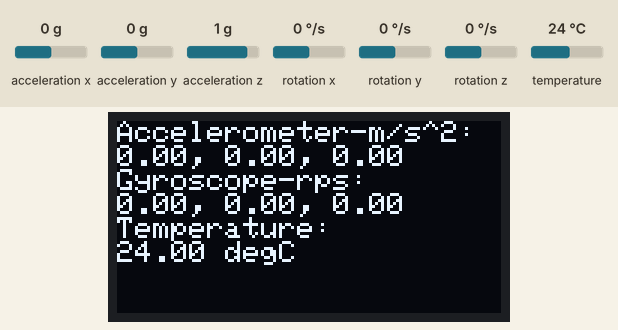
A sketch run on a simulated ESP32. On the bench: 128×64 one-colour display. Inputs (shaded band) come from the test bench; at power-on: temperature 24 °C, rotation x 0 °/s, rotation y 0 °/s, rotation z 0 °/s, acceleration x 0 g, acceleration y 0 g, acceleration z 1 g. What the sketch prints to the serial monitor is not drawn.

Above: at 1.2 s.
1.3 s: temperature set to 12 °C
At 3.1 s:
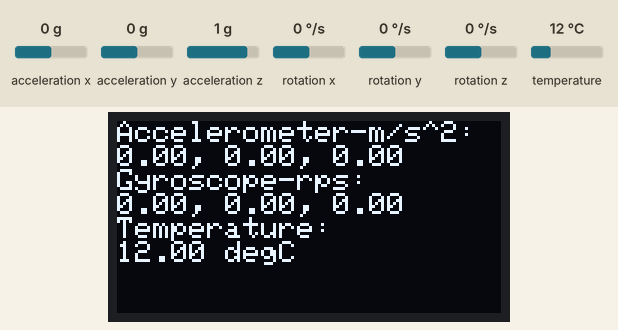
3.6 s: rotation x set to -192 °/s
At 5.1 s:
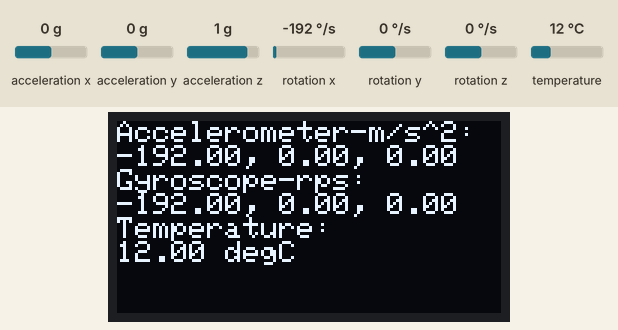
5.7 s: rotation y set to -192 °/s
At 7.1 s:
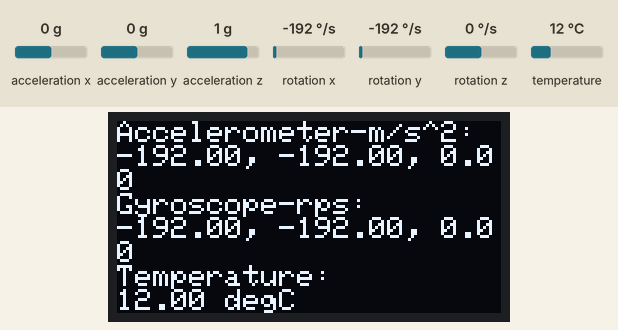
7.8 s: rotation z set to -192 °/s
At 9.1 s:
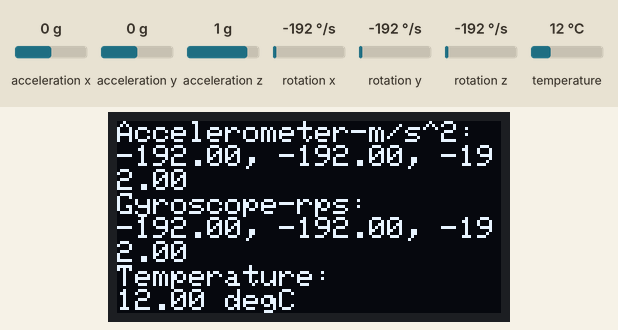
9.9 s: temperature set to 19 °C
Timing chart, 0 to 12.9 s (numbered marks = the images above; inputs shaded):
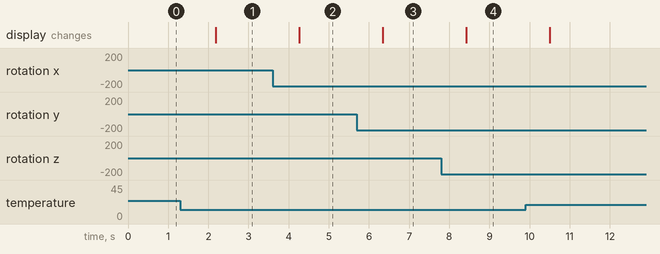

Measured:
- after the input at 1.3 s, the display: changes after 0.89 s (image 1)
- after the input at 3.6 s, the display: changes after 0.66 s (image 2)
- after the input at 5.7 s, the display: changes after 0.64 s (image 3)
- after the input at 7.8 s, the display: changes after 0.62 s (image 4)

The sketch:

sketch.ino
```cpp
//       Oudoum Ali Houmed
//         19010011092

#include <Wire.h>  // I2C protokolünü kullanabilmek için Wire kütüphanesini dahil ediyoruz
#include <Adafruit_GFX.h>  // Adafruit GFX kütüphanesi ekranla çizim işlemleri için
#include <Adafruit_SSD1306.h>  // Adafruit SSD1306 kütüphanesi OLED ekran kontrolü için
#include "MPU6050.h"  // MPU6050 sensörünü kullanabilmek için kütüphaneyi dahil ediyoruz

#define SCREEN_WIDTH 128  // OLED ekran genişliği
#define SCREEN_HEIGHT 64  // OLED ekran yüksekliği

Adafruit_SSD1306 display(SCREEN_WIDTH, SCREEN_HEIGHT, &Wire);  // SSD1306 OLED ekranının bir nesnesini oluşturuyoruz
MPU6050 mpu;  // MPU6050 sensörünün bir nesnesini oluşturuyoruz

void setup() {
  Wire.begin();  // I2C iletişimini başlatıyoruz
  Serial.begin(9600);  // Seri iletişim başlatıyoruz, baud hızı 9600

  if(!display.begin(SSD1306_SWITCHCAPVCC, 0x3C)) {  // Ekranın başlatılması ve kontrol edilmesi
    Serial.println(F("SSD1306 allocation failed"));
    for(;;);
  }
  display.clearDisplay();  // Ekranın başlangıçta temizlenmesi

  mpu.initialize();  // MPU6050 sensörünü başlatıyoruz
}

void loop() {
  // MPU6050'den verileri okuyoruz
  int16_t ax, ay, az, gx, gy, gz, temp;
  mpu.getMotion6(&ax, &ay, &az, &gx, &gy, &gz);
  temp = mpu.getTemperature();

  // Sensör verilerini düzgün bir formata dönüştürüyoruz
  float x = ax / 16384.0; // m/s^2
  float y = ay / 16384.0; // m/s^2
  float z = az / 16384.0; // m/s^2
  float x1 = gx / 131.0; // rps
  float y1 = gy / 131.0; // rps
  float z1 = gz / 131.0; // rps
  float temperature = temp / 340.0 + 36.53; // degC

  // OLED Displayde gösterim
  display.clearDisplay();  // Ekranı temizliyoruz
  display.setTextSize(1);  // Yazı tipi boyutunu ayarlıyoruz
  display.setTextColor(WHITE);  // Yazı tipi rengini ayarlıyoruz

  display.setCursor(0, 0);  // Imleci belirli bir konuma ayarlıyoruz
  display.println("Accelerometer-m/s^2: ");
  display.print(x1);
  display.print(", ");
  display.print(y1);
  display.print(", ");
  display.println(z1);
  //display.print("\n");
  display.println("Gyroscope-rps: ");
  display.print(x1);
  display.print(", ");
  display.print(y1);
  display.print(", ");
  display.println(z1);
  //display.print("\n");
  display.println("Temperature: ");
  display.print(temperature);
  display.println(" degC");

  // Seri terminalde gösterim
  Serial.println("Accelerometer – m/s^2: ");
  Serial.print(x);
  Serial.print(", ");
  Serial.print(y);
  Serial.print(", ");
  Serial.println(z);
  Serial.println("Gyroscope – rps: ");
  Serial.print(x);
  Serial.print(", ");
  Serial.print(y);
  Serial.print(", ");
  Serial.println(z);
  Serial.println("Temperature: ");
  Serial.print(temperature);
  Serial.println(" degC");


  display.display();  // Ekranı güncelliyoruz
  delay(2000);
}
```
